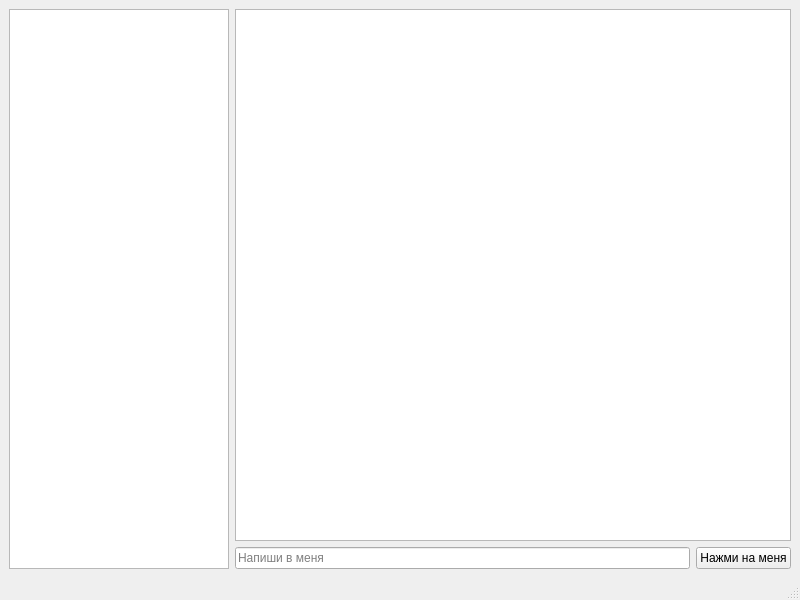
<?xml version="1.0" encoding="UTF-8"?>
<ui version="4.0">
 <class>ChatWindow</class>
 <widget class="QMainWindow" name="ChatWindow">
  <property name="geometry">
   <rect>
    <x>0</x>
    <y>0</y>
    <width>800</width>
    <height>600</height>
   </rect>
  </property>
  <property name="windowTitle">
   <string>MainWindow</string>
  </property>
  <widget class="QWidget" name="centralwidget">
   <layout class="QHBoxLayout" name="horizontalLayout_2">
    <item>
     <widget class="QListWidget" name="chatsListWidget">
      <property name="maximumSize">
       <size>
        <width>220</width>
        <height>16777215</height>
       </size>
      </property>
     </widget>
    </item>
    <item>
     <layout class="QVBoxLayout" name="verticalLayout">
      <item>
       <widget class="QTextBrowser" name="messagesTextBrowser">
        <property name="openLinks">
         <bool>false</bool>
        </property>
       </widget>
      </item>
      <item>
       <layout class="QHBoxLayout" name="horizontalLayout">
        <item>
         <widget class="QLineEdit" name="messageLineEdit">
          <property name="placeholderText">
           <string>Напиши в меня</string>
          </property>
         </widget>
        </item>
        <item>
         <widget class="QPushButton" name="sendPushButton">
          <property name="text">
           <string>Нажми на меня</string>
          </property>
         </widget>
        </item>
       </layout>
      </item>
     </layout>
    </item>
   </layout>
  </widget>
  <widget class="QMenuBar" name="menubar">
   <property name="geometry">
    <rect>
     <x>0</x>
     <y>0</y>
     <width>800</width>
     <height>20</height>
    </rect>
   </property>
  </widget>
  <widget class="QStatusBar" name="statusbar"/>
 </widget>
 <resources/>
 <connections/>
</ui>
